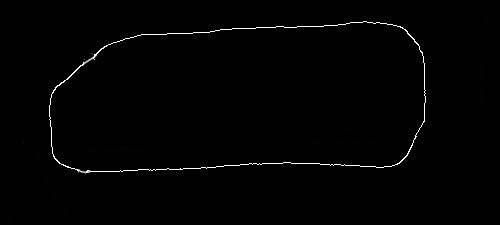
#> input picture steak_edges_cleaned/steak1_edges_cleaned.jpg, 500 x 225 px; its folder holds only this picture in this run
$ python cuts.py
#> lines starting #> are read from the running program, lines starting #| are printed output that depends on the picture; after the words box and inside, x2 and y2 are one past the last pixel; in counts of white or black regions, pixels touching at a corner belong together
import cv2
import numpy as np
import os
import json

# Directories and file paths
edge_input_dir = 'steak_edges_cleaned/'
mask_output_dir = 'steak_masks/'
cut_output_json = 'steak_approx_cuts.json'

os.makedirs(mask_output_dir, exist_ok=True)
cut_dict = {}

# Process each edge image
for idx, edge_filename in enumerate(sorted(os.listdir(edge_input_dir))):
    edge_path = os.path.join(edge_input_dir, edge_filename)
    image = cv2.imread(edge_path, cv2.IMREAD_GRAYSCALE)
#> image is the input picture: shape (225, 500); min 0, max 255, mean 2.4

    # Create mask from outer contours
    _, binary = cv2.threshold(image, 128, 255, cv2.THRESH_BINARY)
#> binary: shape (225, 500); 0.9% white in thin lines or dots, all inside (x1, y1, x2, y2) = (49, 21, 426, 173)
    contours, _ = cv2.findContours(binary, cv2.RETR_EXTERNAL, cv2.CHAIN_APPROX_SIMPLE)
#> contours = 1 contour; box (x1, y1, x2, y2) and area: (49, 21, 426, 173) 48304
    mask = np.zeros_like(binary)
    cv2.drawContours(mask, contours, -1, 255, thickness=cv2.FILLED)
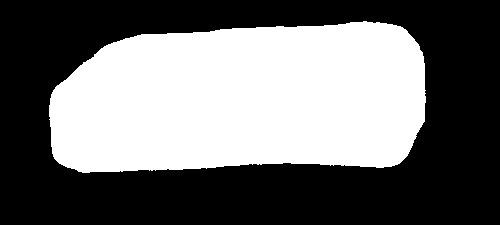
#> mask: shape (225, 500); 43.3% white; 1 white region, box (x1, y1, x2, y2) and area: (49, 21, 426, 173) 48757

    # Save mask
    filename_no_ext, ext = os.path.splitext(edge_filename)
    base_name = filename_no_ext.split('_')[0]
    mask_filename = f"{base_name}_mask{ext}"
    mask_path = os.path.join(mask_output_dir, mask_filename)
    cv2.imwrite(mask_path, mask)
    print(f'Saved mask: {mask_path}')

    # Compute vertical 50/50 cut
    height, width = mask.shape
#> height = 225; width = 500
    total_area = cv2.countNonZero(mask)
#> total_area = 48757
    target_area = total_area / 2
#> target_area = 24378.5

    def left_area(x): return cv2.countNonZero(mask[:, :x])
    x = width // 2
#> x = 250
    if left_area(x) < target_area:
        while x < width and left_area(x) < target_area:
            x += 1
    else:
        while x > 0 and left_area(x) > target_area:
            x -= 1
#> this loop made 6 passes
#> x on passes 1 to 6: 249, 248, 247, 246, 245, 244
#> after the loop, x = 244

    cut_dict[idx + 1] = x

# Save cuts to JSON
with open(cut_output_json, 'w') as f:
    json.dump(cut_dict, f, indent=2)
print(f'Saved cut positions to {cut_output_json}')

$ run again, on steak_edges_cleaned/steak5_edges_cleaned.jpg
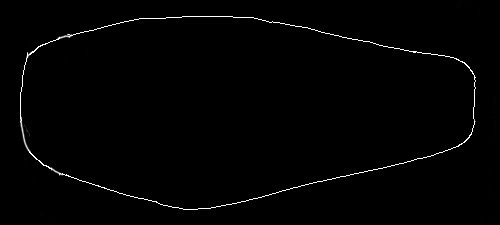
#> input picture steak_edges_cleaned/steak5_edges_cleaned.jpg, 500 x 225 px
#> image is the input picture: shape (225, 500); min 0, max 255, mean 2.8
#> binary: shape (225, 500); 1% white in thin lines or dots, all inside (x1, y1, x2, y2) = (20, 16, 476, 210)
#> contours = 1 contour; box (x1, y1, x2, y2) and area: (20, 16, 476, 210) 66990
#> `cv2.drawContours(mask, contours, -1, 255, thickness=cv2.FILLED)`:
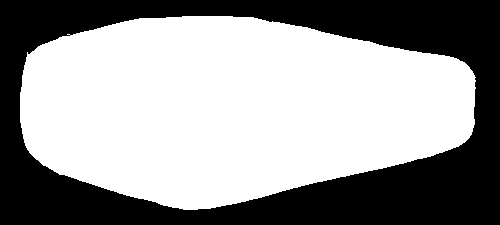
#> mask: shape (225, 500); 60% white; 1 black region, box (x1, y1, x2, y2) and area: (0, 0, 500, 225) 44980
#> total_area = 67520
#> target_area = 33760
#> the loop `while x > 0 and left_area(x) > target_area:` made 23 passes
#> x on passes 1 to 8: 249, 248, 247, 246, 245, 244, 243, 242
#> after the loop `while x > 0 and left_area(x) > target_area:`: x = 227

$ run again, on steak_edges_cleaned/steak6_edges_cleaned.jpg
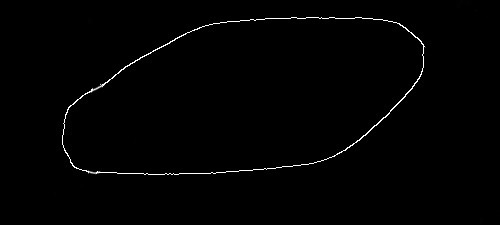
#> input picture steak_edges_cleaned/steak6_edges_cleaned.jpg, 500 x 225 px
#> image is the input picture: shape (225, 500); min 0, max 255, mean 2.4
#> binary: shape (225, 500); 0.88% white in thin lines or dots, all inside (x1, y1, x2, y2) = (62, 17, 425, 175)
#> contours = 1 contour; box (x1, y1, x2, y2) and area: (62, 17, 425, 175) 43004
#> `cv2.drawContours(mask, contours, -1, 255, thickness=cv2.FILLED)`:
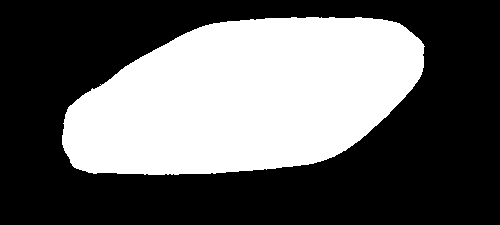
#> mask: shape (225, 500); 38.6% white; 1 white region, box (x1, y1, x2, y2) and area: (62, 17, 425, 175) 43406
#> total_area = 43406
#> target_area = 21703
#> the loop `while x > 0 and left_area(x) > target_area:` made 3 passes
#> x on passes 1 to 3: 249, 248, 247
#> after the loop `while x > 0 and left_area(x) > target_area:`: x = 247

$ run again, on steak_edges_cleaned/steak2_edges_cleaned.jpg
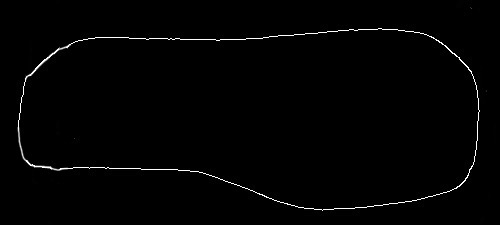
#> input picture steak_edges_cleaned/steak2_edges_cleaned.jpg, 500 x 225 px
#> image is the input picture: shape (225, 500); min 0, max 255, mean 2.9
#> binary: shape (225, 500); 1.1% white in thin lines or dots, all inside (x1, y1, x2, y2) = (18, 28, 480, 211)
#> contours = 1 contour; box (x1, y1, x2, y2) and area: (18, 28, 480, 211) 66159
#> `cv2.drawContours(mask, contours, -1, 255, thickness=cv2.FILLED)`:
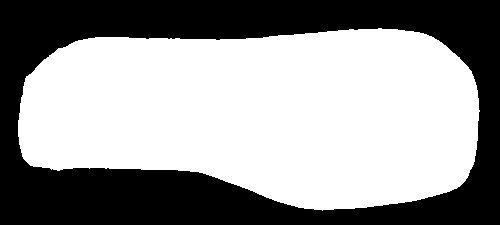
#> mask: shape (225, 500); 59.3% white; 1 black region, box (x1, y1, x2, y2) and area: (0, 0, 500, 225) 45799
#> total_area = 66701
#> target_area = 33350.5
#> the loop `while x < width and left_area(x) < target_area:` made 25 passes
#> after the loop `while x < width and left_area(x) < target_area:`: x = 275

$ run again, on steak_edges_cleaned/steak3_edges_cleaned.jpg
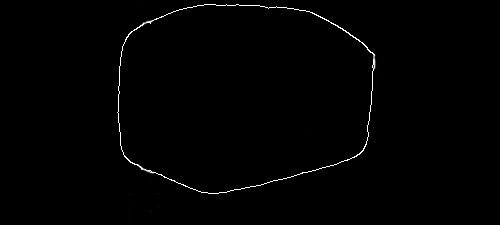
#> input picture steak_edges_cleaned/steak3_edges_cleaned.jpg, 500 x 225 px
#> image is the input picture: shape (225, 500); min 0, max 255, mean 2
#> binary: shape (225, 500); 0.73% white in thin lines or dots, all inside (x1, y1, x2, y2) = (117, 4, 375, 194)
#> contours = 1 contour; box (x1, y1, x2, y2) and area: (117, 4, 375, 194) 40110
#> `cv2.drawContours(mask, contours, -1, 255, thickness=cv2.FILLED)`:
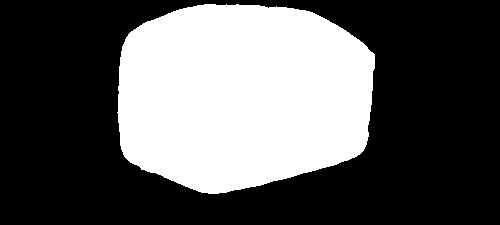
#> mask: shape (225, 500); 36% white; 1 white region, box (x1, y1, x2, y2) and area: (117, 4, 375, 194) 40464
#> total_area = 40464
#> target_area = 20232
#> the loop `while x > 0 and left_area(x) > target_area:` made 10 passes
#> x on passes 1 to 8: 249, 248, 247, 246, 245, 244, 243, 242
#> after the loop `while x > 0 and left_area(x) > target_area:`: x = 240
